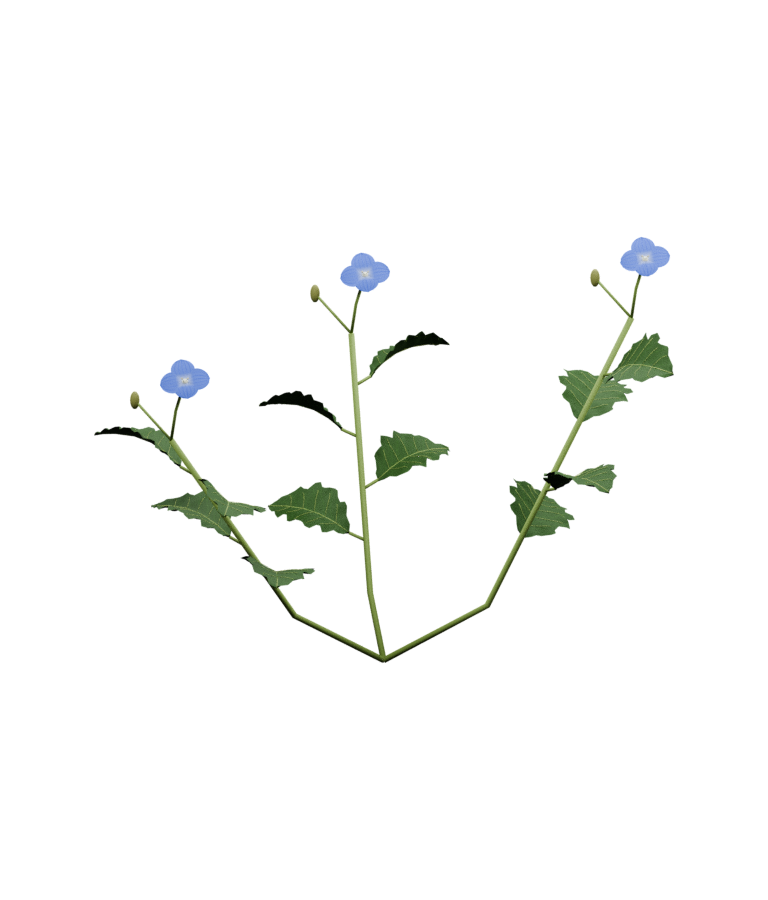
#> input picture scenes/meadow/persian-speedwell/images/cover.webp, 768 x 900 px, given in place of cover.png, which was not available
$ python finalize.py
#> lines starting #> are read from the running program, lines starting #| are printed output that depends on the picture
from pathlib import Path
from PIL import Image, ImageDraw
import json
p=Path(__file__).resolve().parent.parent
for name in ['cover','side','rear','three-quarter']:
 im=Image.open(p/'images'/f'{name}.png').convert('RGBA');im.save(p/'images'/f'{name}.webp',lossless=True)
#> further down, im is the input picture: PIL image 768x900 RGBA; mean R, G, B, A 22, 34, 22.1, 10.2
#> pass 2 of the loop `for name in ['cover','side','rear','three-quarter']:`:
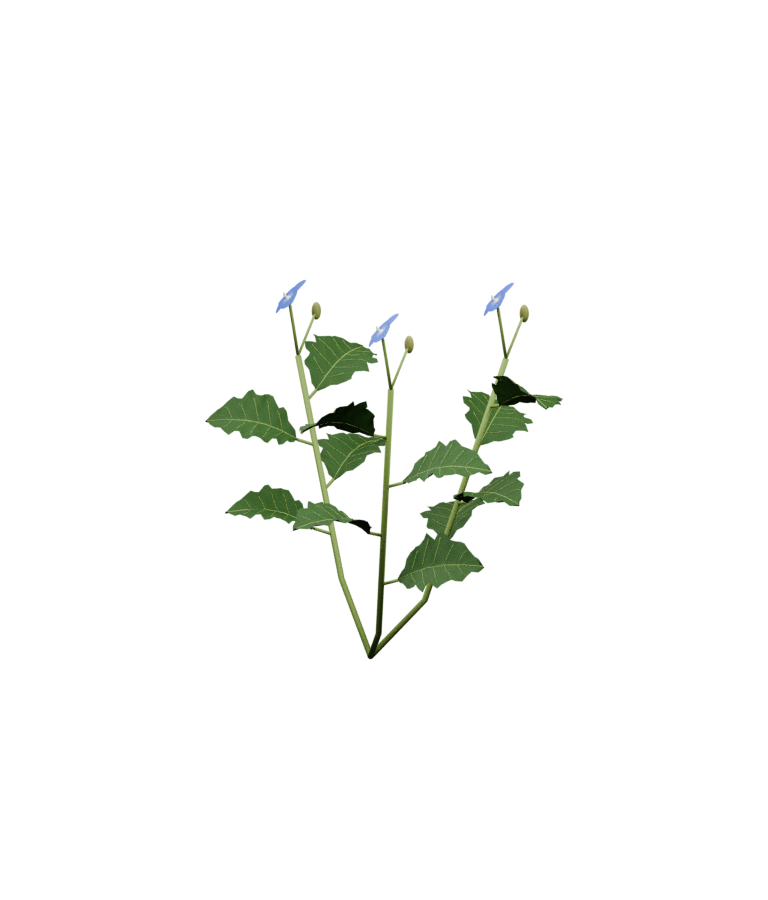
#> input picture scenes/meadow/persian-speedwell/images/side.png, 768 x 900 px
#> im is the input picture: PIL image 768x900 RGBA; mean R, G, B, A 4.3, 5.6, 3.3, 10.5
#> pass 3 of the loop `for name in ['cover','side','rear','three-quarter']:`:
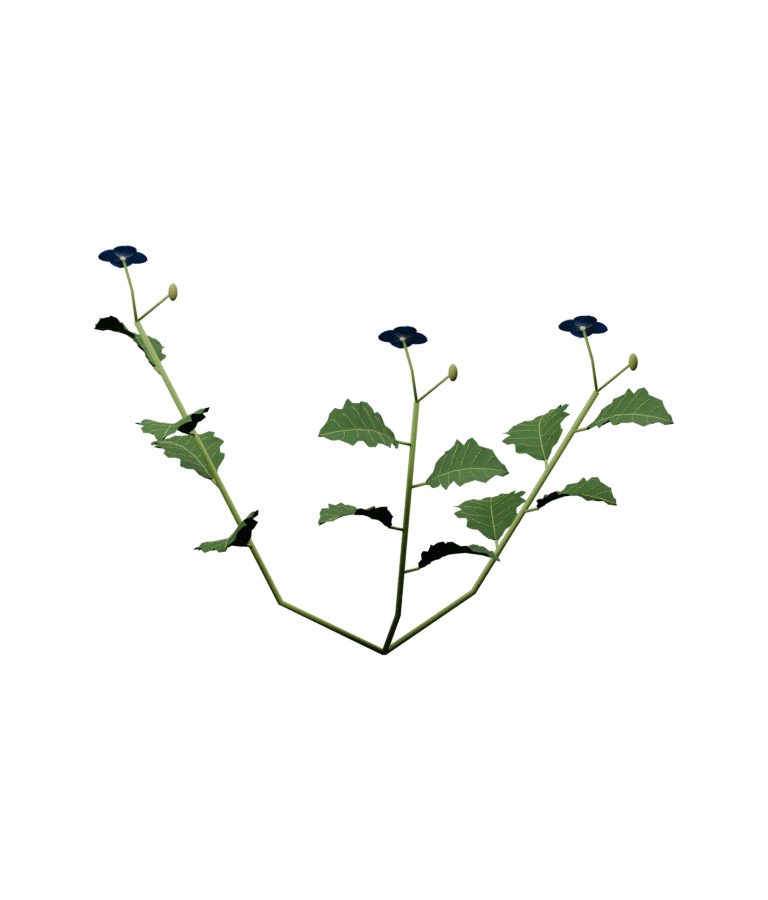
#> input picture scenes/meadow/persian-speedwell/images/rear.png, 768 x 900 px
#> im is the input picture: PIL image 768x900 RGBA; mean R, G, B, A 3.8, 4.8, 2.9, 9.9
#> the loop made 4 passes; the first 3 are shown
cover=Image.open(p/'images/cover.png').convert('RGBA');ref=Image.open(p/'reference/approved-concept.png').convert('RGB')
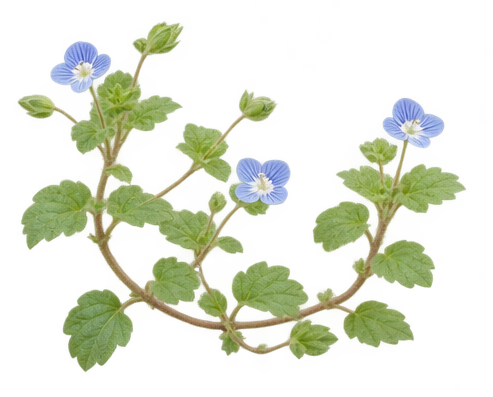
#> input picture scenes/meadow/persian-speedwell/reference/approved-concept.png, 493 x 397 px
#> after `ref = Image.open(p / 'reference/approved-concept.png').convert('RGB')`:
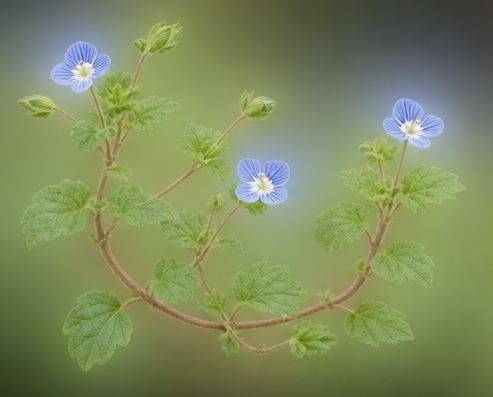
#> ref: PIL image 493x397 RGB; mean R, G, B 126.1, 139.2, 93.9
canvas=Image.new('RGB',(1100,720),(31,36,31));dr=ImageDraw.Draw(canvas)
#> after `canvas = Image.new('RGB', (1100, 720), (31, 36, 31))`:
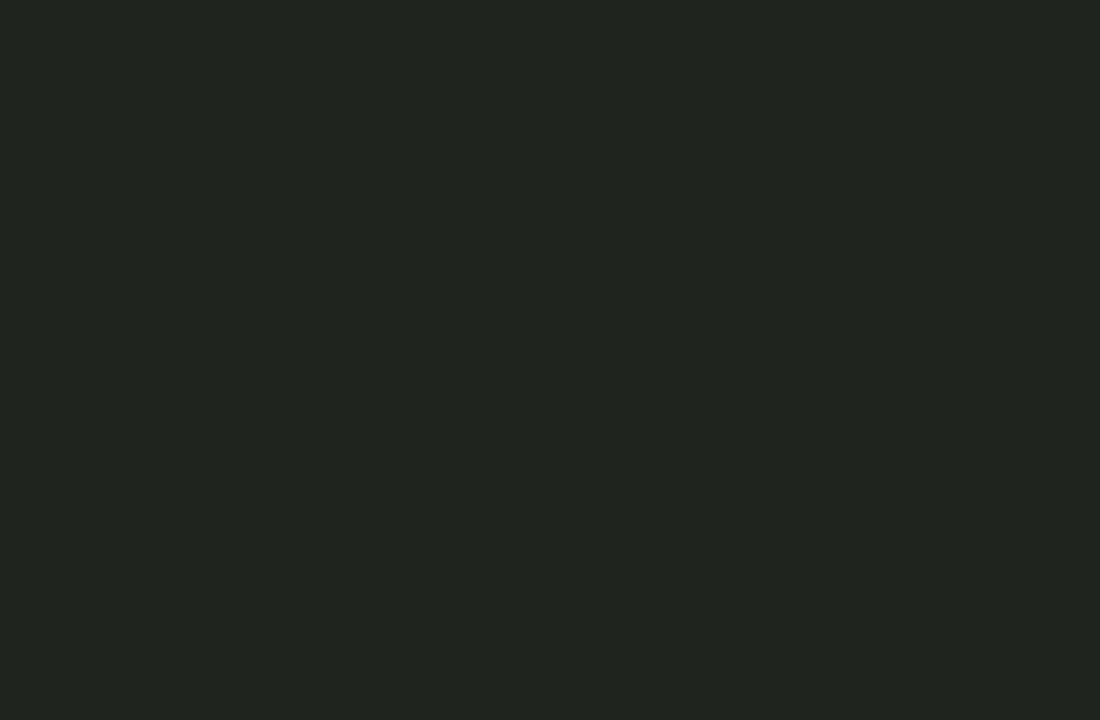
#> canvas: PIL image 1100x720 RGB; mean R, G, B 31, 36, 31
for img,x in [(ref.copy(),15),(cover.copy(),565)]:
 img.thumbnail((520,650));y=50+(650-img.height)//2
 if img.mode=='RGBA':canvas.paste(img,(x+(520-img.width)//2,y),img)
 else:canvas.paste(img,(x+(520-img.width)//2,y))
#> this loop made 2 passes
#> (x, y) on passes 1 to 2: (15, 176), (565, 70)
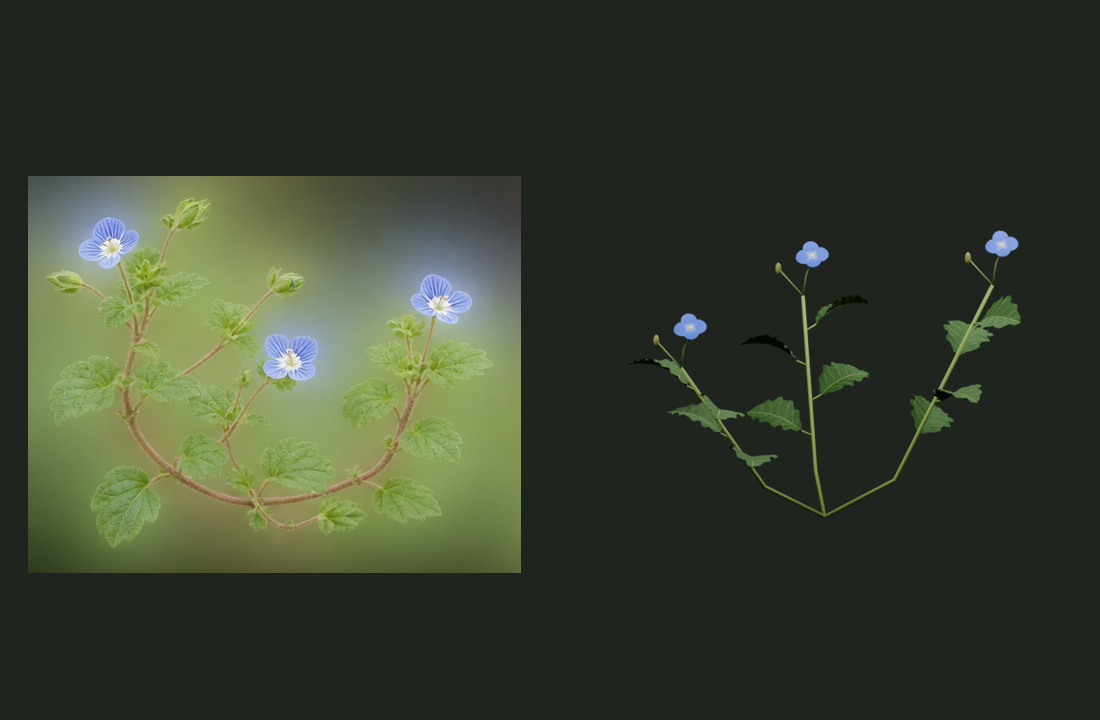
#> canvas: PIL image 1100x720 RGB; mean R, G, B 55.5, 62.8, 47.3
dr.text((20,18),'APPROVED CONCEPT / GENERATED, NOT A PHOTOGRAPH',fill='white');dr.text((575,18),'ACTUAL 3D / APPROXIMATE MATCHED FRONT VIEW',fill='white');canvas.save(p/'images/reference-comparison.webp',quality=92)
# contact sheet: same asset, side and rear checks, no reference renders generated
sheet=Image.new('RGB',(1200,600),(36,41,39));d=ImageDraw.Draw(sheet)
#> after `sheet = Image.new('RGB', (1200, 600), (36, 41, 39))`:
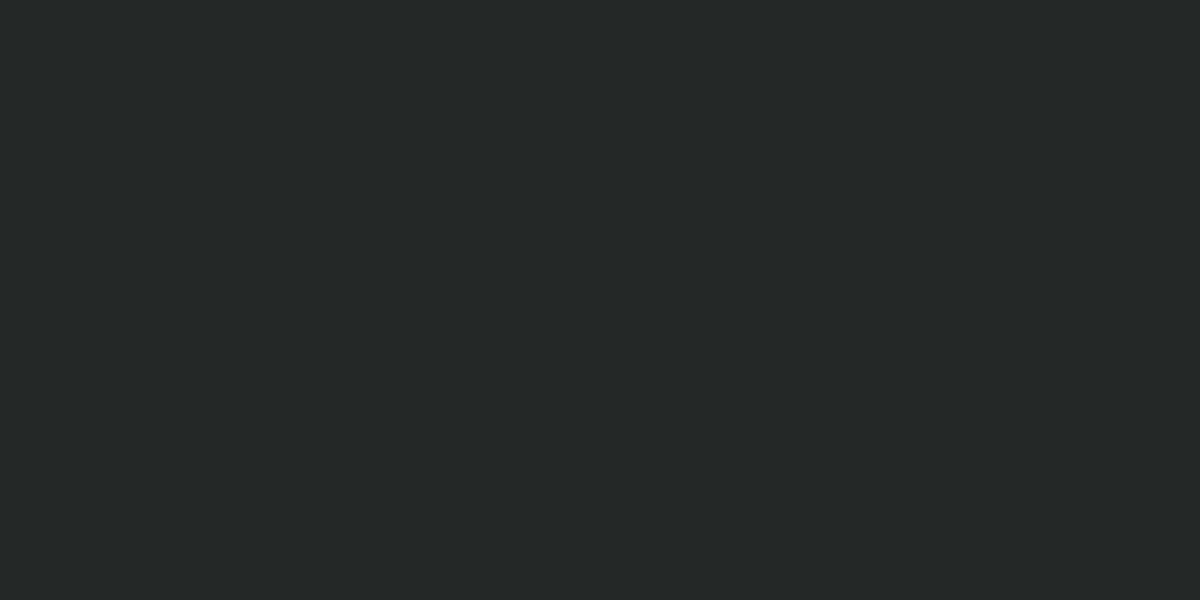
#> sheet: PIL image 1200x600 RGB; mean R, G, B 36, 41, 39
for i,name in enumerate(['cover','side','rear','three-quarter']):
 im=Image.open(p/'images'/f'{name}.png').convert('RGBA');im.thumbnail((290,550));sheet.paste(im,(i*300+(300-im.width)//2,40+(550-im.height)//2),im);d.text((i*300+15,15),name,fill='white')
#> pass 2 of the loop `for i,name in enumerate(['cover','side','rear','three-quarter']):`:
#> `sheet.paste(im, (i * 300 + (300 - im.width) // 2, 40 + (550 - im.heigh`:
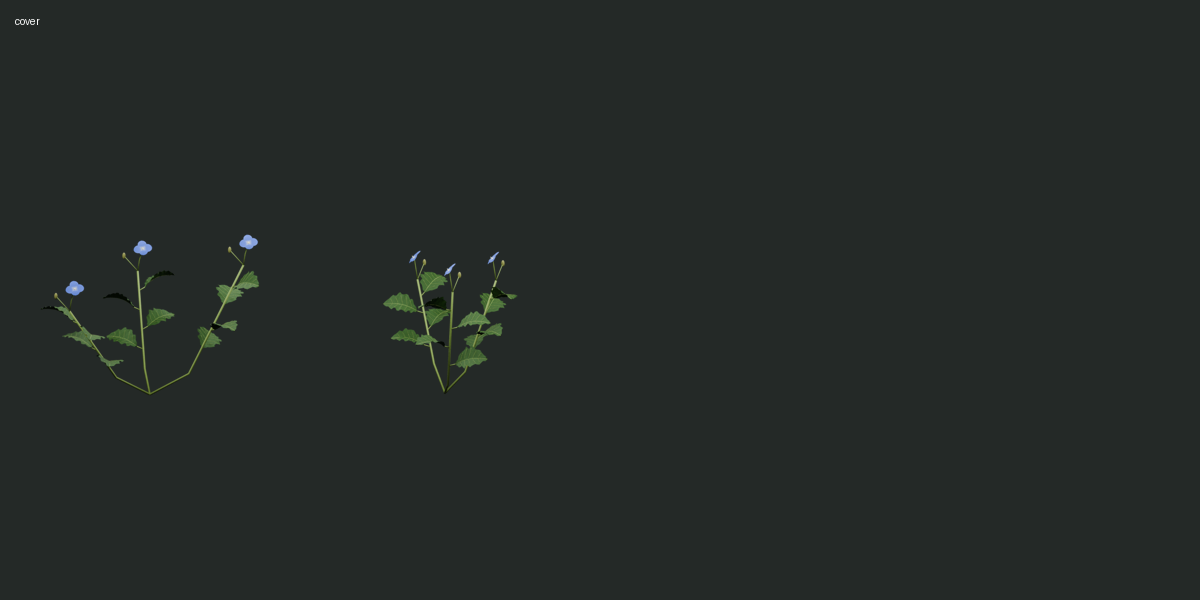
#> sheet: PIL image 1200x600 RGB; mean R, G, B 36.6, 41.8, 39.4
#> pass 3 of the loop `for i,name in enumerate(['cover','side','rear','three-quarter']):`:
#> `sheet.paste(im, (i * 300 + (300 - im.width) // 2, 40 + (550 - im.heigh`:
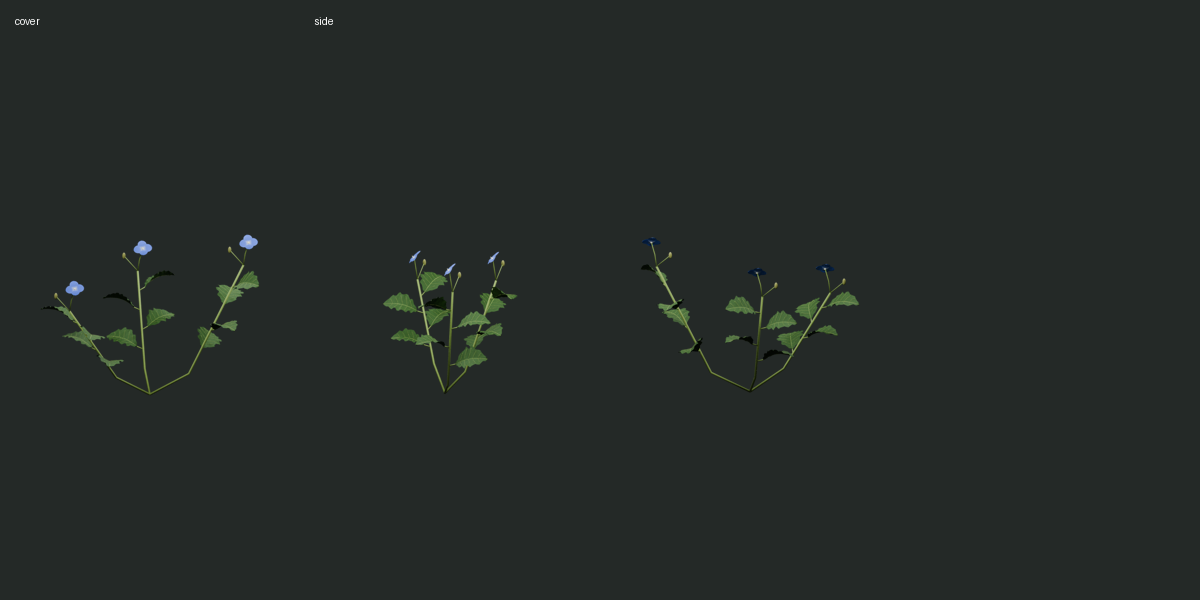
#> sheet: PIL image 1200x600 RGB; mean R, G, B 36.8, 42.1, 39.5
#> the loop made 4 passes; the first 3 are shown
sheet.save(p/'images/angle-checks.webp',quality=92)
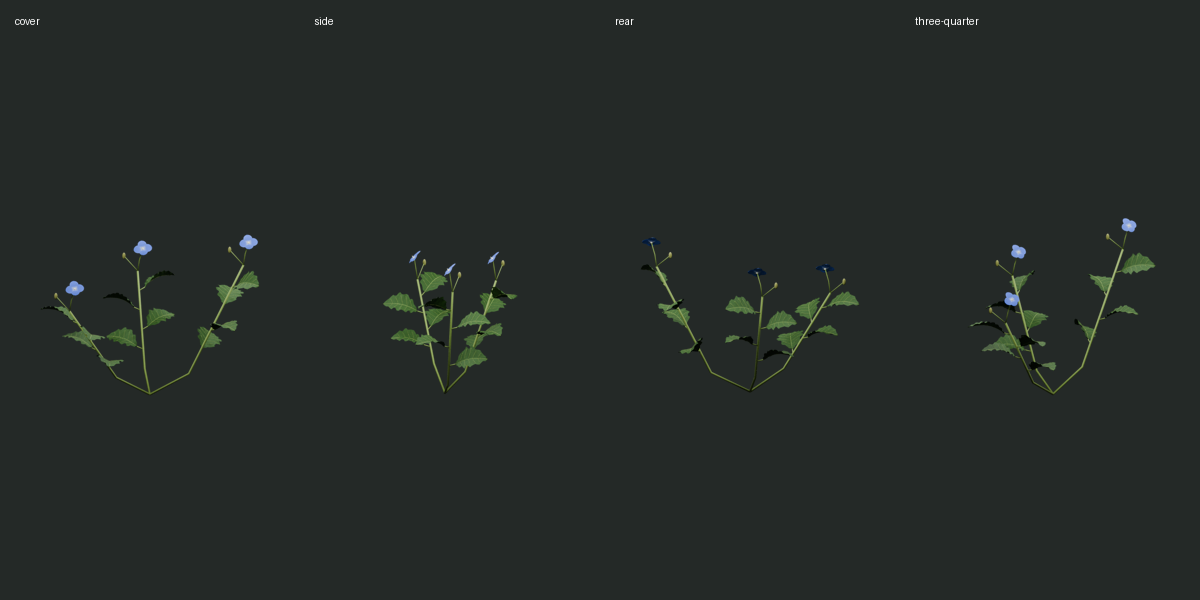
#> saved as angle-checks.webp: PIL image 1200x600 RGB; mean R, G, B 37.1, 42.5, 39.7
q=json.loads((p/'qa.json').read_text());alpha=cover.getchannel('A');q['cover_alpha_extrema']=alpha.getextrema();q['cover_alpha_nonzero_bbox']=alpha.getbbox();q['blend_bytes']=(p/'model.blend').stat().st_size;q['glb_bytes']=(p/'model.glb').stat().st_size;(p/'qa.json').write_text(json.dumps(q,indent=2))
#> (reads scenes/meadow/common-daisy/qa.json from the repository)
#> after `alpha = cover.getchannel('A')`:
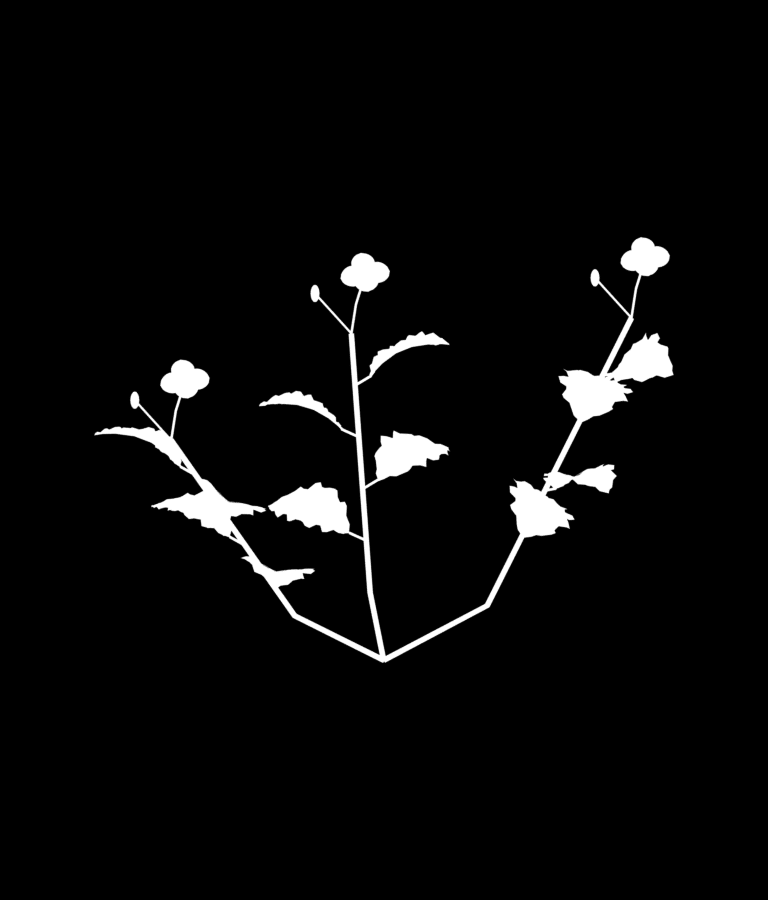
#> alpha: PIL image 768x900 L; min 0, max 255, mean 10.2
#> (the run stopped early here; a loop or call above may not have finished)
